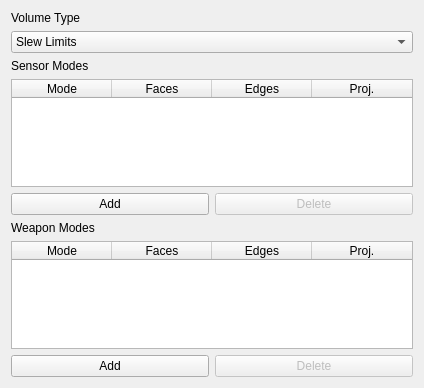
<?xml version="1.0" encoding="UTF-8"?>
<ui version="4.0">
 <class>WkfSensorVolumesPrefWidget</class>
 <widget class="QWidget" name="WkfSensorVolumesPrefWidget">
  <property name="geometry">
   <rect>
    <x>0</x>
    <y>0</y>
    <width>424</width>
    <height>388</height>
   </rect>
  </property>
  <property name="windowTitle">
   <string>Sensor Volumes</string>
  </property>
  <layout class="QVBoxLayout" name="verticalLayout_5">
   <item>
    <widget class="QLabel" name="label_3">
     <property name="text">
      <string>Volume Type</string>
     </property>
    </widget>
   </item>
   <item>
    <widget class="QComboBox" name="mVolumeType">
     <property name="currentText">
      <string>Slew Limits</string>
     </property>
     <item>
      <property name="text">
       <string extracomment="Displays the mechanical limits of the components articulation.">Slew Limits</string>
      </property>
     </item>
     <item>
      <property name="text">
       <string>Cue Limits</string>
      </property>
     </item>
     <item>
      <property name="text">
       <string>Scan Limits</string>
      </property>
     </item>
     <item>
      <property name="text">
       <string>Field of View</string>
      </property>
     </item>
     <item>
      <property name="text">
       <string>Beam Width</string>
      </property>
     </item>
     <item>
      <property name="text">
       <string>Calculated</string>
      </property>
     </item>
    </widget>
   </item>
   <item>
    <widget class="QLabel" name="label">
     <property name="text">
      <string>Sensor Modes</string>
     </property>
    </widget>
   </item>
   <item>
    <widget class="QTableWidget" name="sensorTableWidget">
     <property name="selectionMode">
      <enum>QAbstractItemView::SingleSelection</enum>
     </property>
     <property name="rowCount">
      <number>0</number>
     </property>
     <property name="columnCount">
      <number>4</number>
     </property>
     <column>
      <property name="text">
       <string>Mode</string>
      </property>
     </column>
     <column>
      <property name="text">
       <string>Faces</string>
      </property>
     </column>
     <column>
      <property name="text">
       <string>Edges</string>
      </property>
     </column>
     <column>
      <property name="text">
       <string>Proj.</string>
      </property>
     </column>
    </widget>
   </item>
   <item>
    <layout class="QHBoxLayout" name="horizontalLayout">
     <item>
      <widget class="QPushButton" name="addSensorButton">
       <property name="text">
        <string>Add</string>
       </property>
      </widget>
     </item>
     <item>
      <widget class="QPushButton" name="deleteSensorButton">
       <property name="enabled">
        <bool>false</bool>
       </property>
       <property name="text">
        <string>Delete</string>
       </property>
      </widget>
     </item>
    </layout>
   </item>
   <item>
    <widget class="QLabel" name="label_2">
     <property name="text">
      <string>Weapon Modes</string>
     </property>
    </widget>
   </item>
   <item>
    <widget class="QTableWidget" name="weaponTableWidget">
     <property name="selectionMode">
      <enum>QAbstractItemView::SingleSelection</enum>
     </property>
     <column>
      <property name="text">
       <string>Mode</string>
      </property>
     </column>
     <column>
      <property name="text">
       <string>Faces</string>
      </property>
     </column>
     <column>
      <property name="text">
       <string>Edges</string>
      </property>
     </column>
     <column>
      <property name="text">
       <string>Proj.</string>
      </property>
     </column>
    </widget>
   </item>
   <item>
    <layout class="QHBoxLayout" name="horizontalLayout_2">
     <item>
      <widget class="QPushButton" name="addWeaponButton">
       <property name="text">
        <string>Add</string>
       </property>
      </widget>
     </item>
     <item>
      <widget class="QPushButton" name="deleteWeaponButton">
       <property name="enabled">
        <bool>false</bool>
       </property>
       <property name="text">
        <string>Delete</string>
       </property>
      </widget>
     </item>
    </layout>
   </item>
  </layout>
 </widget>
 <resources/>
 <connections/>
</ui>
